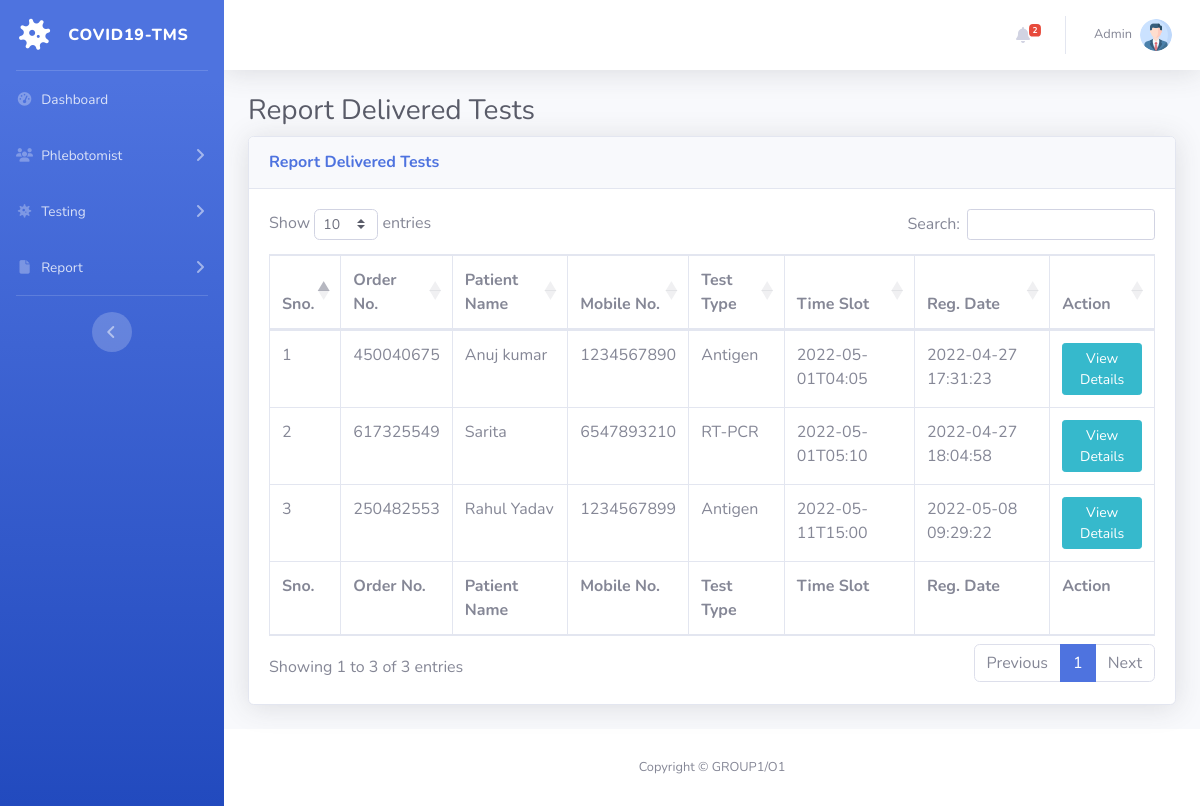
Screenshot of /reportdelivered-test.php (signed in) with the database file from the repository.
### tables this page shows
CREATE TABLE `tbltestrecord` (
  `id` int(11) NOT NULL,
  `OrderNumber` bigint(14) DEFAULT NULL,
  `PatientMobileNumber` bigint(14) DEFAULT NULL,
  `TestType` varchar(100) DEFAULT NULL,
  `TestTimeSlot` varchar(120) DEFAULT NULL,
  `ReportStatus` varchar(100) DEFAULT NULL,
  `FinalReport` varchar(150) DEFAULT NULL,
  `ReportUploadTime` varchar(200) DEFAULT NULL,
  `RegistrationDate` timestamp NULL DEFAULT current_timestamp(),
  `AssignedtoEmpId` varchar(150) DEFAULT NULL,
  `AssigntoName` varchar(180) DEFAULT NULL,
  `AssignedTime` varchar(100) DEFAULT NULL
);

CREATE TABLE `tblpatients` (
  `id` int(11) NOT NULL,
  `FullName` varchar(120) DEFAULT NULL,
  `MobileNumber` bigint(12) DEFAULT NULL,
  `DateOfBirth` date DEFAULT NULL,
  `GovtIssuedId` varchar(150) DEFAULT NULL,
  `GovtIssuedIdNo` varchar(150) DEFAULT NULL,
  `FullAddress` varchar(255) DEFAULT NULL,
  `State` varchar(200) DEFAULT NULL,
  `RegistrationDate` timestamp NOT NULL DEFAULT current_timestamp()
);

### reportdelivered-test.php (the view, shortened to what this page needs)
<?php session_start();
include_once('includes/config.php');
if (strlen($_SESSION['aid']==0)) {
  header('location:logout.php');
  } else{
?>
<!DOCTYPE html>
<html lang="en">
<head>
    <link href="vendor/fontawesome-free/css/all.min.css" rel="stylesheet" type="text/css">
    <link href="css/sb-admin-2.min.css" rel="stylesheet">
    <link href="vendor/datatables/dataTables.bootstrap4.min.css" rel="stylesheet">
</head>
<body id="page-top">
    <div id="wrapper">
  <?php include_once('includes/sidebar.php');?>
        <div id="content-wrapper" class="d-flex flex-column">
            <div id="content">
<?php include_once('includes/topbar.php');?>
                <div class="container-fluid">
                    <h1 class="h3 mb-2 text-gray-800">Report Delivered Tests</h1>
                    <div class="card shadow mb-4">
                        <div class="card-header py-3">
                            <h6 class="m-0 font-weight-bold text-primary">Report Delivered Tests</h6>
                        </div>
                        <div class="card-body">
                            <div class="table-responsive">
                                <form name="assignto" method="post">
                    <table class="table table-bordered" id="dataTable" width="100%" cellspacing="0">
                                    <thead>
                                        <tr>
                                            <th>Sno.</th>
                                            <th>Order No.</th>
                                            <th>Patient Name</th>
                                            <th>Mobile No.</th>
                                            <th>Test Type</th>
                                            <th>Time Slot</th>
                                            <th>Reg. Date</th>
                                            <th>Action</th>
                                        </tr>
                                    </thead>
                                      <tfoot>
                                            <tr>
                                            <th>Sno.</th>
                                            <th>Order No.</th>
                                            <th>Patient Name</th>
                                            <th>Mobile No.</th>
                                            <th>Test Type</th>
                                            <th>Time Slot</th>
                                            <th>Reg. Date</th>
                                            <th>Action</th>
                                        </tr>
                                    </tfoot>
                                    <tbody>
<?php $query=mysqli_query($con,"select tbltestrecord.OrderNumber,tblpatients.FullName,tblpatients.MobileNumber,tbltestrecord.TestType,tbltestrecord.TestTimeSlot,tbltestrecord.RegistrationDate,tbltestrecord.id as testid from tbltestrecord
join tblpatients on tblpatients.MobileNumber=tbltestrecord.PatientMobileNumber
where ReportStatus='Delivered'
    ");
$cnt=1;
while($row=mysqli_fetch_array($query)){
?>
                                        <tr>
                                            <td><?php echo $cnt;?></td>
                                            <td><?php echo $row['OrderNumber'];?></td>
                                            <td><?php echo $row['FullName'];?></td>
                                            <td><?php echo $row['MobileNumber'];?></td>
                                            <td><?php echo $row['TestType'];?></td>
                                            <td><?php echo $row['TestTimeSlot'];?></td>
                                             <td><?php echo $row['RegistrationDate'];?></td>
                                            <td>
                                <a href="test-details.php?tid=<?php echo $row['testid'];?>&&oid=<?php echo $row['OrderNumber'];?>" class="btn btn-info btn-sm">View Details</a>
                            </td>
                                        </tr>
<?php $cnt++;} ?>
                                    </tbody>
                                </table>
                                     </form>
                            </div>
                        </div>
                    </div>
                </div>
            </div>
    <?php include_once('includes/footer.php');?>
        </div>
    </div>
</body>
</html>
<?php } ?>

### includes/topbar.php (shortened to what this page needs)
      <nav class="navbar navbar-expand navbar-light bg-white topbar mb-4 static-top shadow">
            <?php if($_SESSION['aid']):?>
                    <ul class="navbar-nav ml-auto">
<?php $query=mysqli_query($con,"select * from tbltestrecord where ReportStatus is null");
$count=mysqli_num_rows($query);
?>
                        <li class="nav-item dropdown no-arrow mx-1">
                            <a class="nav-link dropdown-toggle" href="#" id="alertsDropdown" role="button"
                                data-toggle="dropdown" aria-haspopup="true" aria-expanded="false">
                                <i class="fas fa-bell fa-fw"></i>
                                <span class="badge badge-danger badge-counter"><?php echo $count;?></span>
                            </a>
                        </li>
                        <li class="nav-item dropdown no-arrow">
                            <a class="nav-link dropdown-toggle" href="#" id="userDropdown" role="button"
                                data-toggle="dropdown" aria-haspopup="true" aria-expanded="false">
                <?php
$adid=$_SESSION['aid'];
$ret1=mysqli_query($con,"select AdminName from tbladmin where ID='$adid'");
while($row1=mysqli_fetch_array($ret1)){
?>
                                <span class="mr-2 d-none d-lg-inline text-gray-600 small"><?php  echo $row1['AdminName'];?></span>
                           <?php } ?>
                                <img class="img-profile rounded-circle"
                                    src="img/profile.png">
                            </a>
                        </li>
                    </ul>
                <?php endif;?>
                </nav>

### rows the page displays
tbltestrecord: OrderNumber "450040675", tblpatients.FullName "Anuj kumar", tblpatients.MobileNumber "1234567890", TestType "Antigen", TestTimeSlot "2022-05-01T04:05", RegistrationDate "2022-04-27 17:31:23"
tbltestrecord: OrderNumber "617325549", tblpatients.FullName "Sarita", tblpatients.MobileNumber "6547893210", TestType "RT-PCR", TestTimeSlot "2022-05-01T05:10", RegistrationDate "2022-04-27 18:04:58"
tbltestrecord: OrderNumber "250482553", tblpatients.FullName "Rahul Yadav", tblpatients.MobileNumber "1234567899", TestType "Antigen", TestTimeSlot "2022-05-11T15:00", RegistrationDate "2022-05-08 09:29:22"

### other values shown
$count "2"
$row1['AdminName'] "Admin"
